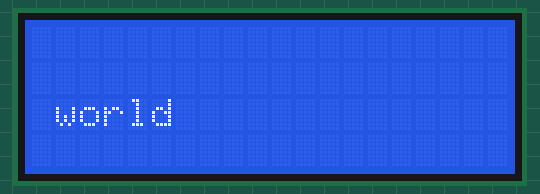
Recording of a sketch running on a simulated Arduino Uno, built with avr-gcc and run on an emulated ATmega328P. Shown: 20×4 character LCD.

Above: at 0.1 s.
At 1.1 s:
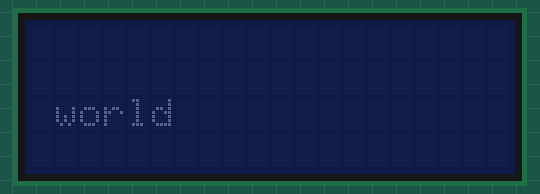

The sketch:

display.ino
```cpp
//This code uses:
// LiquidCrystal_I2C and Wire library.
// Pins 14 and 15 as SDA and SCL.
// This code makes the i2c display blink its backlight for 1 second and writes "hello" during setup and "world" during loop.
// Autor: Antonio de Jesus Anaya Hernandez
// Fab-Academy: 2021 Agrilab
// Country: France

#include <Wire.h>
#include <LiquidCrystal_I2C.h>

LiquidCrystal_I2C lcd(0x27,20,4);

void setup() {
  Wire.begin();
  //setup lcd and write hello
  lcd.init();
}

void loop() {
  lcd.backlight();
  lcd.setCursor(1,2);
  lcd.print("world");
  delay(1000);
  lcd.noBacklight();
  delay(1000);
}
```

Measured:
- what the display in image 1 shows lasts 1.0 s, from 1.1 s to 2.1 s
